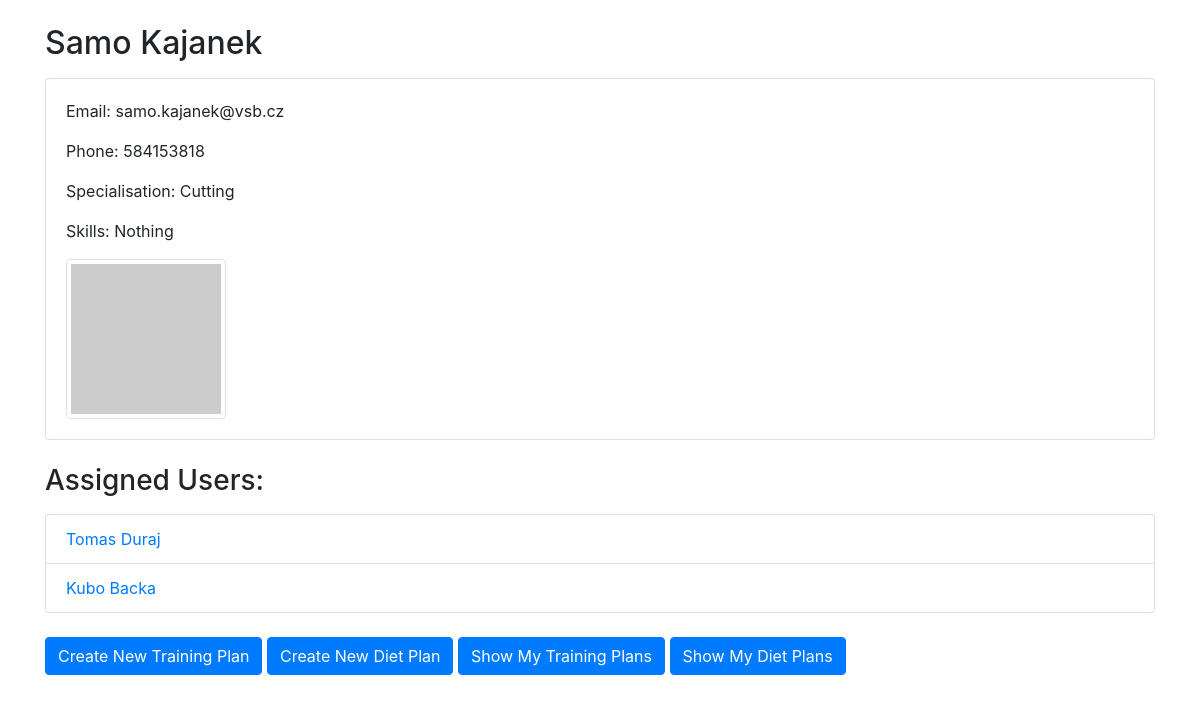
The page /trainers/2/ on the database its author committed.
### gym/models.py (models this page shows, shortened)
class Trainer(models.Model):
    name = models.CharField(max_length=20)
    surname = models.CharField(max_length=20)
    email = models.EmailField(max_length=50, unique=True)
    phone = models.CharField(max_length=12)
    specialisation = models.CharField(max_length=100)
    skills = models.CharField(max_length=50)
    deleted_at = models.DateTimeField(null=True, blank=True)

class User(models.Model):
    name = models.CharField(max_length=20)
    surname = models.CharField(max_length=20)
    email = models.EmailField(max_length=50, unique=True)
    phone = models.CharField(max_length=12)
    trainer = models.ForeignKey(Trainer, on_delete=models.SET_NULL, null=True, blank=True, related_name='users')
    deleted_at = models.DateTimeField(null=True, blank=True)

### gym/views.py (the view)
# urls.py: path('trainers/<int:trainer_id>/', views.trainer_detail, name='trainer_detail'),
def trainer_detail(request, trainer_id):
    trainer = Trainer.objects.get(id=trainer_id)
    return render(request, 'trainer_detail.html', {'trainer': trainer})

### templates/trainer_detail.html (shortened to what this page needs)
<!DOCTYPE html>
<html lang="en">
<head>
    <link rel="stylesheet" href="https://stackpath.bootstrapcdn.com/bootstrap/4.3.1/css/bootstrap.min.css">
</head>
<body>
    <div class="container mt-4">
        <h2 class="mb-3">{{ trainer.name }} {{ trainer.surname }}</h2>
        <div class="card mb-4">
            <div class="card-body">
                <p>Email: {{ trainer.email }}</p>
                <p>Phone: {{ trainer.phone }}</p>
                <p>Specialisation: {{ trainer.specialisation }}</p>
                <p>Skills: {{ trainer.skills }}</p>
                <img src="https://via.placeholder.com/150" alt="Trainer Photo" class="img-thumbnail">
            </div>
        </div>
        <h3 class="mb-3">Assigned Users:</h3>
        <ul class="list-group mb-4">
            {% for user in trainer.users.all %}
                <li class="list-group-item"><a href="{% url 'user_detail' user.id %}">{{ user.name }} {{ user.surname }}</a></li>
            {% empty %}
                <li class="list-group-item">No users assigned.</li>
            {% endfor %}
        </ul>
        <a href="{% url 'create_training_plan' trainer.id %}" class="btn btn-primary mb-2">Create New Training Plan</a>
        <a href="{% url 'create_diet_plan' trainer.id %}" class="btn btn-primary mb-2">Create New Diet Plan</a>
        <a href="{% url 'trainer_show_training_plan' trainer.id %}" class="btn btn-primary mb-2">Show My Training Plans</a>
        <a href="{% url 'trainer_show_diet_plan' trainer.id %}" class="btn btn-primary mb-2">Show My Diet Plans</a>
    </div>
</body>
</html>

### rows shown on the page
Trainer: name "Samo", surname "Kajanek", email "samo.kajanek@vsb.cz", phone "584153818", specialisation "Cutting", skills "Nothing"
User: name "Tomas", surname "Duraj"
User: name "Kubo", surname "Backa"
